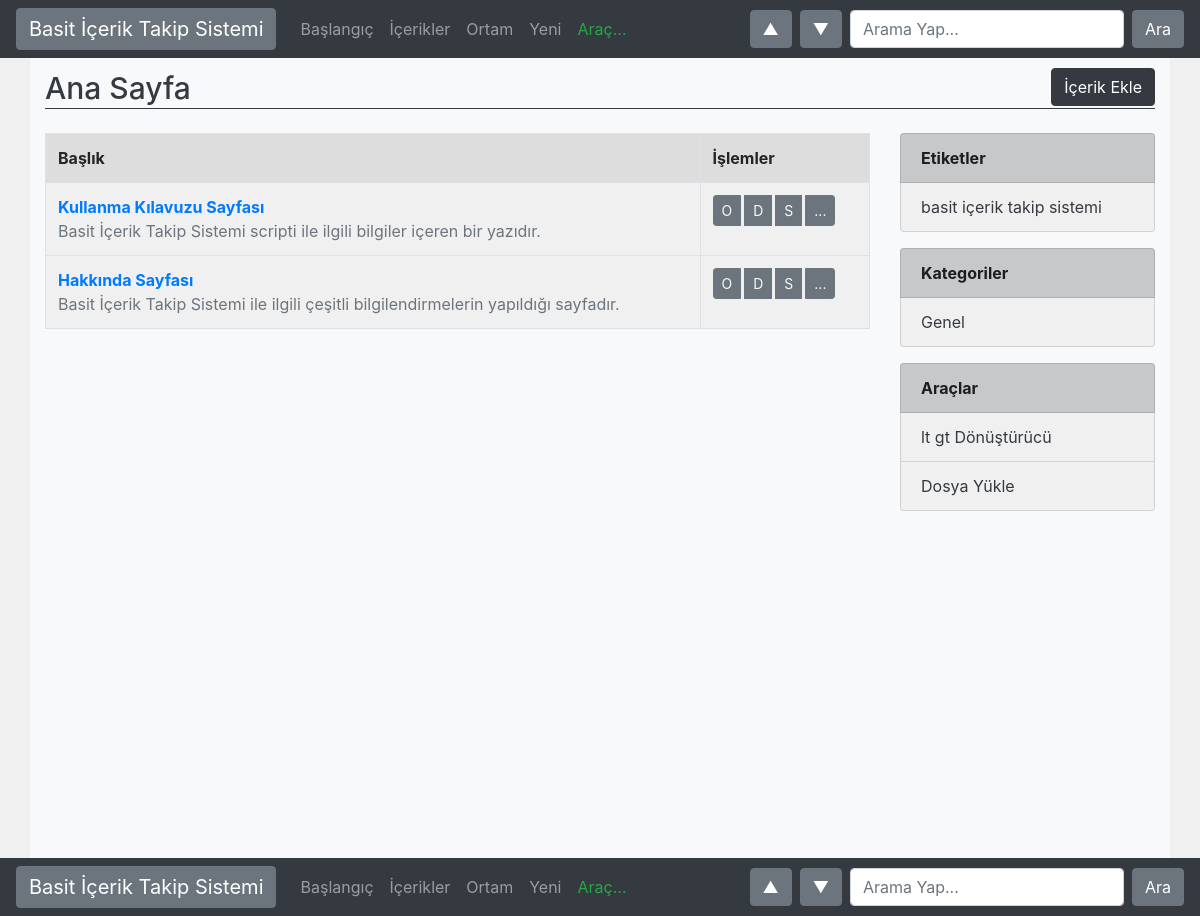
The page / on the database its author committed.
### tables this page shows
CREATE TABLE "icerik" (
	"id"	INTEGER NOT NULL PRIMARY KEY AUTOINCREMENT UNIQUE,
	"baslik"	TEXT,
	"icerik_html"	TEXT,
	"icerik_sade"	TEXT,
	"icerik_tur"	TEXT DEFAULT 'icerik',
	"eklenme_tarihi"	REAL DEFAULT CURRENT_TIMESTAMP,
	"kategori"	BLOB,
	"etiket"	TEXT,
	"baglanti"	TEXT NOT NULL UNIQUE,
	"dosya"	TEXT
);

### kalip/tablo-satir.php (the view)
<tr>
	<td>
		<a class="text-primary" href="icerik-goruntule.php?id=<?php echo $kayit['id']; ?>" class="text text-danger">
		<strong><?php echo $kayit['baslik']; ?></strong>
		</a>
		<br><span class="text-secondary"><?php echo strip_tags(explode("", $kayit['icerik_html'])[0]); ?></span>
	</td>
	<td>
		<div class="btn-group duzenleme-alani">
			<a href="icerik-goruntule.php?id=<?php echo $kayit['id']; ?>" target="_blank" class="btn btn-sm btn-secondary text-light mr-1">O</a>
			<a href="icerik-duzenle.php?id=<?php echo $kayit['id']; ?>" target="_blank" class="btn btn-sm btn-secondary text-light mr-1">D</a>
			<a href="icerik-sil.php?id=<?php echo $kayit['id']; ?>" target="_blank" class="btn btn-sm btn-secondary text-light mr-1" onclick="return window.confirm('İçerik silinecek. Onaylıyor musunuz?');">S</a>
			<a href="statik-sayfa.php?id=<?php echo $kayit['id']; ?>" target="_blank" class="btn btn-sm btn-secondary text-light mr-1">...</a>
		</div>
	</td>
</tr>

### kalip/son-icerikler.php
<table class="table table-bordered bg-acik-gri _table-striped">
    <?php
        $sql ="SELECT * FROM (
        SELECT * FROM icerik WHERE icerik_tur='icerik' ORDER BY id DESC LIMIT 20)
        ORDER BY id DESC;";
        $sonuc = $db->query($sql);
        require_once('tablo-baslik.php');
        while($kayit = $sonuc->fetchArray(SQLITE3_ASSOC)) {
            require('tablo-satir.php');
        }
    ?>
</table>

### css/style.css (style rules this page uses)
* { font-size:16px; }
.bg-acik-gri { background-color: #f0f0f0; }

### rows shown on the page
icerik: baslik "Kullanma Kılavuzu Sayfası", icerik_html "Basit İçerik Takip Sistemi scripti ile ilgili bilgiler içeren bir yazıdır."
icerik: baslik "Hakkında Sayfası", icerik_html "Basit İçerik Takip Sistemi ile ilgili çeşitli bilgilendirmelerin yapıldığı sayfadır."

### other values the page prints
$siteAdi "Basit İçerik Takip Sistemi"
$title "Ana Sayfa"
$d "basit içerik takip sistemi"
$d "Genel"
